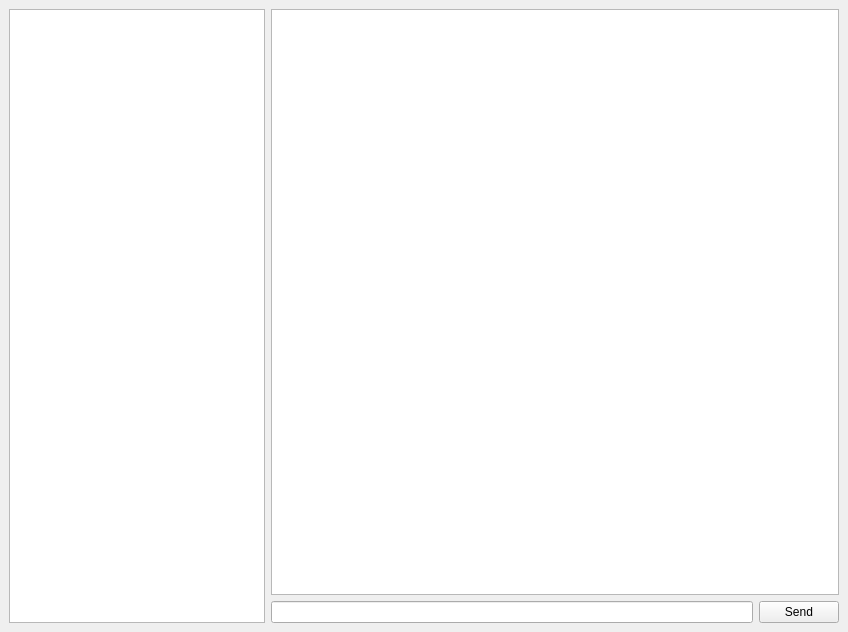
<?xml version="1.0" encoding="UTF-8"?>
<ui version="4.0">
 <class>MainWindow</class>
 <widget class="QMainWindow" name="MainWindow">
  <property name="geometry">
   <rect>
    <x>0</x>
    <y>0</y>
    <width>848</width>
    <height>632</height>
   </rect>
  </property>
  <property name="windowTitle">
   <string>MainWindow</string>
  </property>
  <widget class="QWidget" name="centralwidget">
   <layout class="QVBoxLayout" name="verticalLayout_2">
    <item>
     <layout class="QHBoxLayout" name="horizontalLayout_2" stretch="0,1">
      <item>
       <widget class="QListWidget" name="contactList"/>
      </item>
      <item>
       <layout class="QVBoxLayout" name="verticalLayout">
        <item>
         <widget class="QTextEdit" name="chat"/>
        </item>
        <item>
         <layout class="QHBoxLayout" name="horizontalLayout">
          <item>
           <widget class="QLineEdit" name="chatTextField"/>
          </item>
          <item>
           <widget class="QPushButton" name="sendButton">
            <property name="text">
             <string>Send</string>
            </property>
           </widget>
          </item>
         </layout>
        </item>
       </layout>
      </item>
     </layout>
    </item>
   </layout>
  </widget>
 </widget>
 <resources/>
 <connections/>
</ui>
